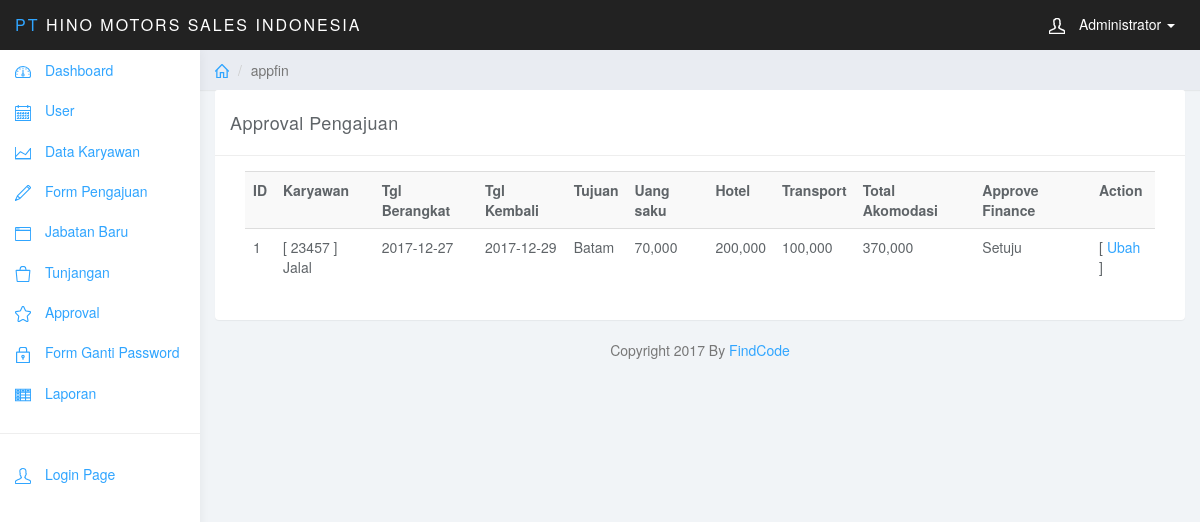
Page /index.php?page=appfin (signed in) on the earlier database version.
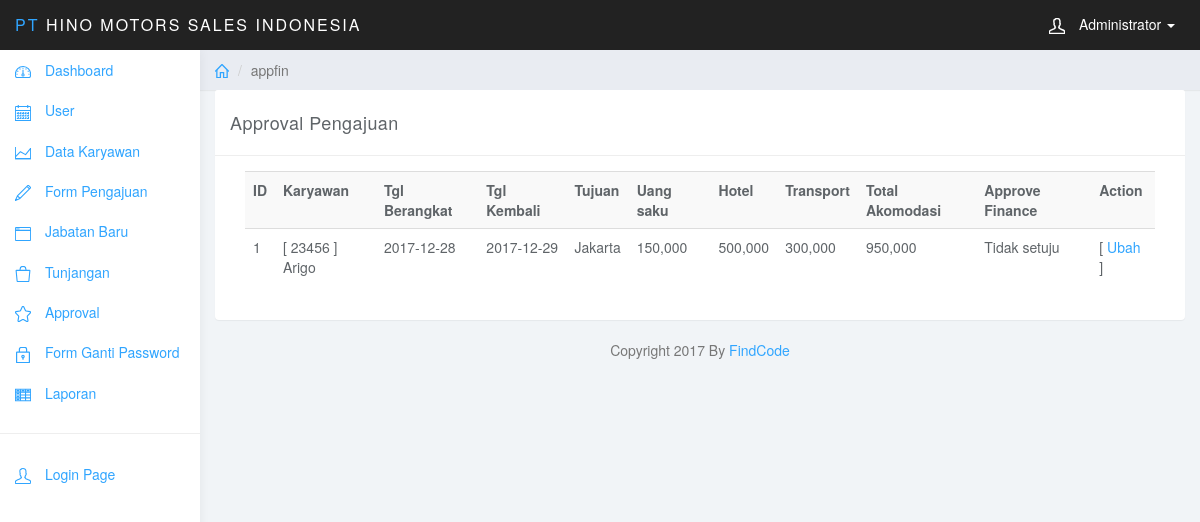
Same page on the later database version.
### tables this page shows
CREATE TABLE IF NOT EXISTS `pengajuan_tb` (
`id` int(11) NOT NULL,
  `nik` int(20) NOT NULL,
  `tg_berangkat` date NOT NULL,
  `tg_pulang` date NOT NULL,
  `tujuan` varchar(255) NOT NULL,
  `u_saku` double NOT NULL,
  `u_hotel` double NOT NULL,
  `u_trans` double NOT NULL,
  `app_divhead` varchar(20) NOT NULL,
  `app_finance` varchar(20) NOT NULL,
  `CreatedDate` date DEFAULT NULL,
  `AppDateFin` date DEFAULT NULL,
  `AppDateDiv` date DEFAULT NULL,
  `AppFin` varchar(20) DEFAULT NULL,
  `AppDiv` varchar(20) DEFAULT NULL
);

CREATE TABLE IF NOT EXISTS `karyawan_tb` (
  `nik` int(20) NOT NULL,
  `nama` varchar(50) NOT NULL,
  `jabatan` int(11) NOT NULL,
  `divisi` varchar(20) NOT NULL
);

### page/appfin.php (the view)
<div class="panel panel-default">
    <div class="panel-heading">Approval Pengajuan</div>
    <div class="panel-body">
        <div class="col-sm-12">
            <div class="table-responsive">
                <table class="table table-striped">
                    <tr>
                        <th>ID</th>
                        <th>Karyawan</th>
                        <th>Tgl Berangkat</th>
                        <th>Tgl Kembali</th>
                        <th>Tujuan</th>
                        <th>Uang saku</th>
                        <th>Hotel</th>
                        <th>Transport</th>
						<th>Total Akomodasi</th>
                        <th>Approve Finance</th>
                        <th>Action</th>
                    </tr>
                    <?php
                    $r = $con->query("SELECT pengajuan_tb.*,karyawan_tb.nama,u_saku+u_hotel+u_trans as 'Akomodasi' FROM pengajuan_tb INNER JOIN karyawan_tb ON pengajuan_tb.nik = karyawan_tb.nik");
                    while ($rr = $r->fetch_array()) {
                    ?>
                    <tr>
                        <td><?php echo $rr['id'];?></td>
                        <td><?php echo "[ ".$rr['nik']." ] ".ucfirst($rr['nama']);?></td>
                        <td><?php echo $rr['tg_berangkat'];?></td>
                        <td><?php echo $rr['tg_pulang'];?></td>
                        <td><?php echo ucfirst($rr['tujuan']);?></td>
                        <td><?php echo number_format($rr['u_saku']);?></td>
                        <td><?php echo number_format($rr['u_hotel']);?></td>
                        <td><?php echo number_format($rr['u_trans']);?></td>
						<td><?php echo number_format($rr['Akomodasi']);?></td>
                        <td><?php echo ucfirst($rr['app_finance']);?></td>
                        <td>[<a href="index.php?page=approval2&id=<?php echo $rr['id']; ?>"> Ubah </a> ]</td>
                        <?php
                        }
                        ?>
                </table>
            </div>
        </div>
    </div>
</div>

Differences in the rows shown:
changed pengajuan_tb id 1: nik "23457" → "23456"; karyawan_tb.nama "Jalal" → "Arigo"; tg_berangkat "2017-12-27" → "2017-12-28"; tujuan "Batam" → "Jakarta"; u_saku "70,000" → "150,000"; u_hotel "200,000" → "500,000"; u_trans "100,000" → "300,000"; Akomodasi "370,000" → "950,000"; app_finance "Setuju" → "Tidak setuju"
